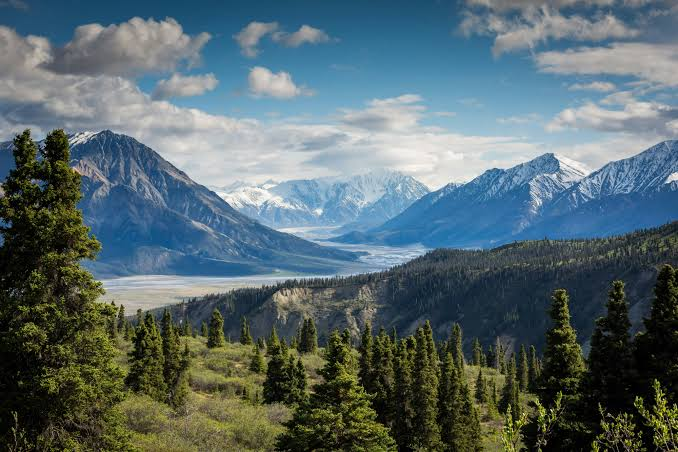
#> input picture Experiment 3 - Solutions by students/images/input.jpg, 678 x 452 px
$ python spatial_filtering.py   (older library calls are emulated)
#> lines starting #> are read from the running program, lines starting #| are printed output that depends on the picture
import cv2
import numpy as np
import matplotlib.pyplot as plt
import os

# -------------------------------------------------
# EXPERIMENT 3: SPATIAL FILTERING
# -------------------------------------------------

# Find the folder where this Python file is located
folder = os.path.dirname(os.path.abspath(__file__))

# Image path
image_path = os.path.join(folder, "images", "input.jpg")

# Load image
image = cv2.imread(image_path)
#> image is the input picture: shape (452, 678, 3); mean B, G, R 108.8, 104.7, 86.9

# Check whether image was loaded
if image is None:
    print("ERROR: Image could not be loaded!")
    print("Looking for image at:")
    print(image_path)
    exit()

print("Image loaded successfully!")
print("Image path:", image_path)

# -------------------------------------------------
# Convert image to grayscale
# -------------------------------------------------

gray = cv2.cvtColor(image, cv2.COLOR_BGR2GRAY)
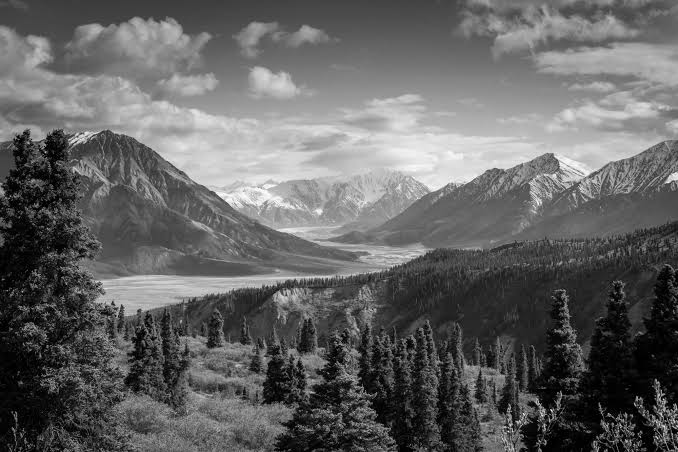
#> gray: shape (452, 678); min 0, max 255, mean 99.9

# -------------------------------------------------
# LOW-PASS FILTERS
# -------------------------------------------------

# 1. Gaussian Filter
gaussian = cv2.GaussianBlur(gray, (5, 5), 0)

# 2. Median Filter
median = cv2.medianBlur(gray, 5)
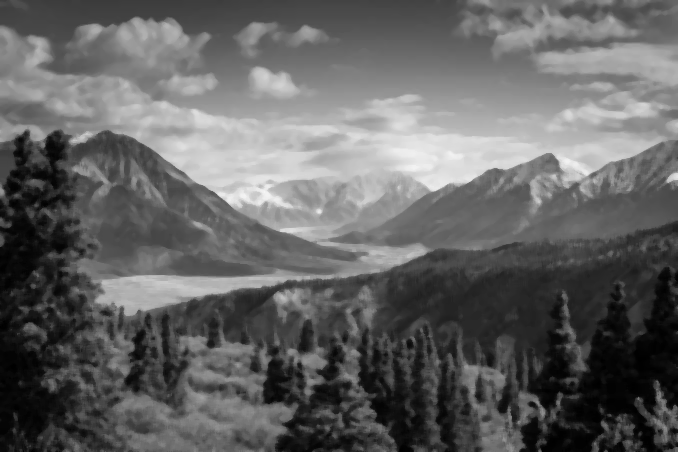
#> median: shape (452, 678); min 0, max 245, mean 99

# 3. Average / Mean Filter
average = cv2.blur(gray, (5, 5))

# -------------------------------------------------
# HIGH-PASS FILTERS
# -------------------------------------------------

# 4. Laplacian Filter
laplacian = cv2.Laplacian(gray, cv2.CV_64F)
laplacian = cv2.convertScaleAbs(laplacian)
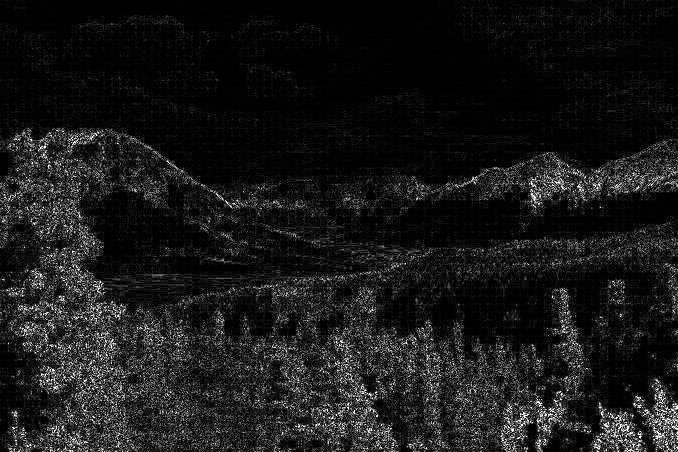
#> laplacian: shape (452, 678); min 0, max 255, mean 25.2

# 5. Sobel X
sobel_x = cv2.Sobel(gray, cv2.CV_64F, 1, 0, ksize=3)
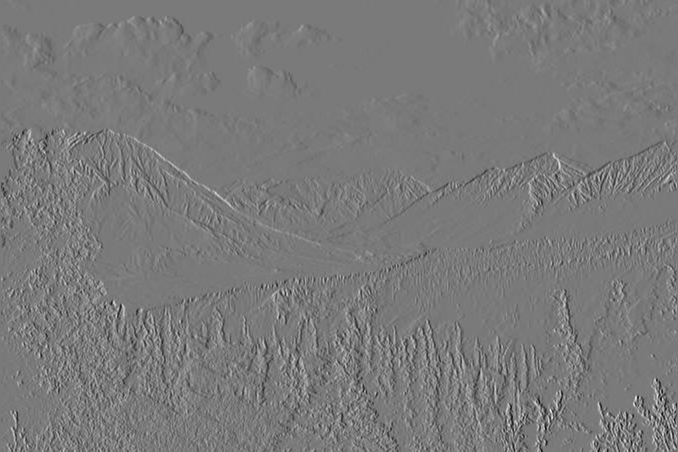
#> sobel_x: shape (452, 678) float64; min -679, max 738, mean 0.3; drawn with min black and max white
sobel_x = cv2.convertScaleAbs(sobel_x)
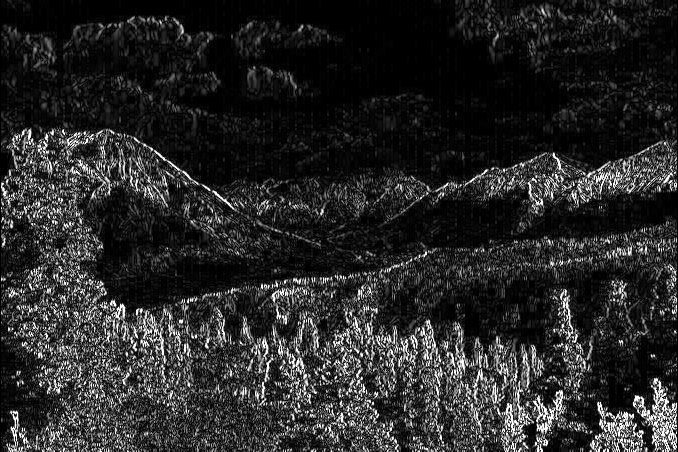
#> sobel_x: shape (452, 678); min 0, max 255, mean 40.4

# 6. Sobel Y
sobel_y = cv2.Sobel(gray, cv2.CV_64F, 0, 1, ksize=3)
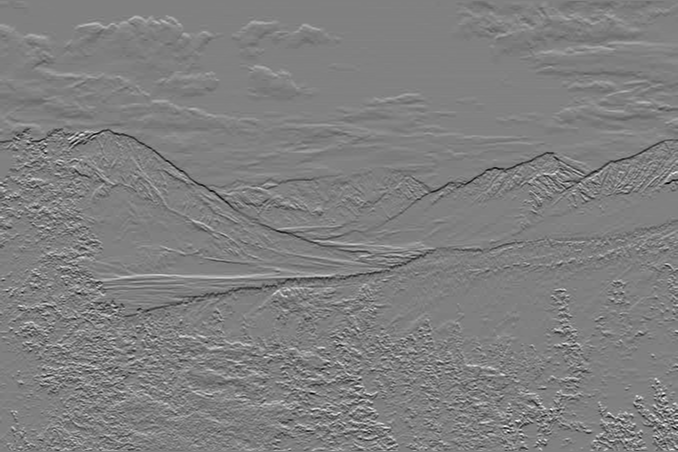
#> sobel_y: shape (452, 678) float64; min -630, max 625, mean -0.4; drawn with min black and max white
sobel_y = cv2.convertScaleAbs(sobel_y)
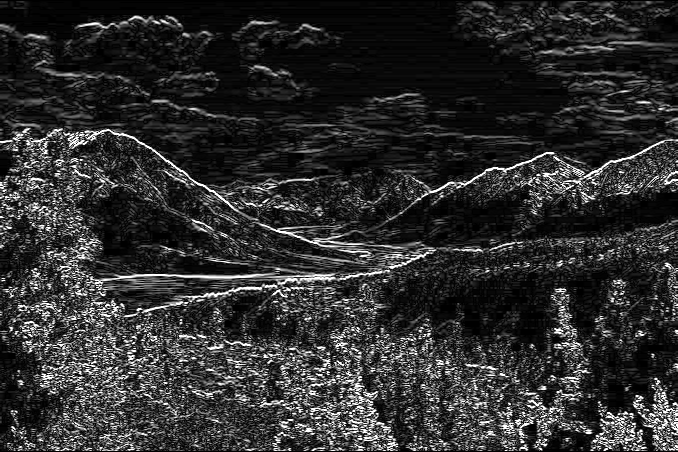
#> sobel_y: shape (452, 678); min 0, max 255, mean 46.2

# -------------------------------------------------
# DISPLAY RESULTS
# -------------------------------------------------

plt.figure(figsize=(14, 8))

plt.subplot(2, 4, 1)
plt.imshow(gray, cmap="gray")
plt.title("Original Image")
plt.axis("off")

plt.subplot(2, 4, 2)
plt.imshow(gaussian, cmap="gray")
plt.title("Gaussian Filter")
plt.axis("off")

plt.subplot(2, 4, 3)
plt.imshow(median, cmap="gray")
plt.title("Median Filter")
plt.axis("off")

plt.subplot(2, 4, 4)
plt.imshow(average, cmap="gray")
plt.title("Average Filter")
plt.axis("off")

plt.subplot(2, 4, 5)
plt.imshow(laplacian, cmap="gray")
plt.title("Laplacian Filter")
plt.axis("off")

plt.subplot(2, 4, 6)
plt.imshow(sobel_x, cmap="gray")
plt.title("Sobel X")
plt.axis("off")

plt.subplot(2, 4, 7)
plt.imshow(sobel_y, cmap="gray")
plt.title("Sobel Y")
plt.axis("off")

plt.tight_layout()

# Show all results
plt.show()
